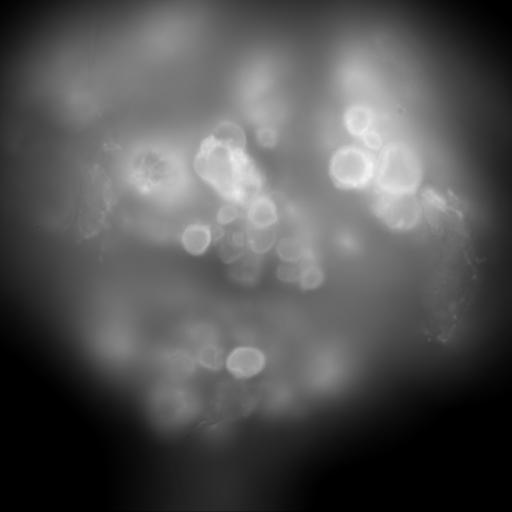
#> input picture study/test-top-10.jpg, 512 x 512 px, given in place of Run5_OnPoint_0005.tif, which was not available
$ python produceq25.py 5 5 5
#> lines starting #> are read from the running program, lines starting #| are printed output that depends on the picture; pictures that were not available may be replaced by others from this repository, and a replacement may not be noted
### rawimage.py
#!/usr/bin/python3

import numpy as np
import cv2
import config
import re
import os

def rawtile(r, m, s):
    '''RAWTILE - Filename for raw image
    fn = RAWTILE(r, m, s) returns the path of the raw image for given
    run/montage/slice.
    img = LOADIMAGE(RAWTILE(r, m, s)) returns the actual image as a
    16-bit 17100x17100-pixel image.'''
    return config.rawtile(r, m, s)

def scaledtile(r, m, s, q):
    '''SCALEDTILE - Filename for scaled raw image
    fn = SCALEDTILE(r, m, s, q) returns the path of the scaled raw image
    run/montage/slice at scale Q.
    If Q is 1, returns RAWTILE filename.'''
    if q==1:
        return rawtile(r, m, s)
    return f'{config.root}/scaled/Q{q}/R{r}/M{m}/S{s}.tif'

# [6 lines left out: function partialq5tile, not called in this run]

def loadimage(url):
    '''LOADIMAGE - Download an image from anywhere
    img = LOADIMAGE(url) downloads an image from anywhere.
    Result is grayscale. Bit depth is as from source.
    URL may also be a local file name (even without file:// prefix).
    For unknown reasons, opencv's imdecode is slower than imread, so
    file:// is much faster than http://, even if the file system is a
    remote sshfs mount.'''
    if url.startswith('file://'):
        url = url[7:]
    #return skimage.io.imread(url)
    if re.compile('^[a-z]+://').match(url):
        resp = urllib.request.Request(url=url)
        with urllib.request.urlopen(resp) as f:
            dat = f.read()
            dat = np.fromfile(f, dtype=np.uint8)
        return cv2.imdecode(dat, cv2.IMREAD_ANYDEPTH + cv2.IMREAD_GRAYSCALE)
    else:
        return cv2.imread(url, cv2.IMREAD_ANYDEPTH + cv2.IMREAD_GRAYSCALE)
#> returned value is the input picture: shape (512, 512); min 0, max 245, mean 83.6

def loadlocaltif(fn):
    return cv2.imread(fn, cv2.IMREAD_ANYDEPTH + cv2.IMREAD_GRAYSCALE)

# [14 lines left out: function ihist, not called in this run]

def to8bit(img, stretch=.1, ignorethr=None, subst=None):
    '''TO8BIT - Convert 16-bit image to 8 bits
    im8 = TO8BIT(im16) converts a 16-bit image to 8-bit format, clipping
    extreme values.
    Optional argument STRETCH determines what percentage of pixels gets
    clipped. Default is 0.1%.
    Alternatively, STRETCH can be a dict mapping source percentiles to
    8-bit values. For instance, STRETCH = { 50: 130, 75: 172 } means
    that the 50th percentile of the 16-bit image gets mapped to 8-bit
    value 130 and the 75th percentile to 172. Precisely two percentiles
    must be specified in this case.
    If optional argument IGNORETHR is given, pixels blacker than that
    value are ignored in the histogram calculation. Furthermore, if SUBST
    is given, those ignored pixels are assigned output value SUBST.
    Calling TO8BIT on an 8-bit image has no effect; the contrast is not
    stretched in that case and substitutions are not applied.'''
    if img.dtype==np.uint8:
        return img
    elif img.dtype==np.uint16:
        if ignorethr is None:
            hst = cv2.calcHist([img], [0], None, [65536], [0, 65536])
        else:
            hst = cv2.calcHist([img[img>=ignorethr]], [0], None, [65536],
                               [0, 65536])
        hst = np.cumsum(hst)
        scl = hst[-1]
        if type(stretch)==dict:
            if len(stretch)!=2:
                raise ValueError('Must have exactly two percentiles')
            kk = list(stretch.keys())
            kk.sort()
            p1 = np.searchsorted(hst, .01*kk[0]*scl)
            p2 = np.searchsorted(hst, .01*kk[1]*scl)
            v1 = stretch[kk[0]]
            v2 = stretch[kk[1]]
        else:
            p1 = np.searchsorted(hst, .01*stretch*scl)
            p2 = np.searchsorted(hst, (1-.01*stretch)*scl)
            v1 = 0
            v2 = 256
        lut = np.arange(65536)
        lut = v1 + (v2-v1) * (lut - p1) / (1 + p2 - p1)
        lut[lut<0] = 0
        lut[lut>255] = 255
        lut = lut.astype(np.uint8)
        res = lut[img]
        if subst is not None:
            res[img<ignorethr] = subst
        return res
    else:
        raise ValueError('Only 8 or 16 bit images are supported')

def iscale(img, n):
    '''ISCALE - Downscale an image
    im = ISCALE(img, n) downscales the image IMG by a factor N in both
    x- and y-directions using "area" interpolation.'''
#> called with n = 5
    y,x = img.shape
#> y = 512; x = 512
    Ky = y//n
#> Ky = 102
    Kx = x//n
#> Kx = 102
    if n*Ky<y or n*Kx<x:
        img = img[0:n*Ky,0:n*Kx]
    return cv2.resize(img, (Kx, Ky), interpolation=cv2.INTER_AREA)
#> returned value: shape (102, 102)

# [15 lines left out: function ipad, not called in this run]

def saveimage(img, ofn, qual=None):
    '''SAVEIMAGE - Save an image to disk
    SAVEIMAGE(img, fn) saves the image to disk.
    Optional argument QUAL (0..100) specifies quality for
    jpeg output.
    Unlike LOADIMAGE, SAVEIMAGE can only save to local file, not to URL.'''
    if qual is None:
        cv2.imwrite(ofn, img)
    else:
        cv2.imwrite(ofn, img, (cv2.IMWRITE_JPEG_QUALITY, qual))

def scaledraw(r, m, s, q=25):
    url = f'http://leechem.caltech.edu:9090/scaledraw/r{r}/m{m}/s{s}/q{q}.jpg'
    return loadimage(url)

# [12 lines left out: function betaimg, not called in this run]

def partialq5img(r, m, s, ix, iy):
    return loadimage(partialq5tile(r, m, s, ix, iy))

# [19 lines left out: functions q5subimg2x2, fullq5img, not called in this run]

def q25img(r, m, s):
    return loadimage(scaledtile(r, m, s, 25))

# [6 lines left out: function fullq1img, not called in this run]


### copro.py
#!/usr/bin/python3

from pathlib import Path
import fcntl
import re
import os
import time
import sys

def fileexists(fn):
    '''FILEEXISTS - Check if file exists
    FILEEXISTS(fn) returns True if the path FN exists, otherwise False.'''
    return Path(fn).exists()

def ensuredirfor(fn):
    '''ENSUREDIRFOR - Ensure that directory exists for file to be saved
    ENSUREDIRFOR(fn) makes sure that all parent directories of FN exist.'''
    d = Path(fn).parent
    if not d.exists():
        d.mkdir(parents=True, exist_ok=True)

def openlocked(fn):
    '''OPENLOCKED - Open a file and lock it
    fd = OPENLOCKED(fn) opens the file FN and immediately locks it for
    exclusive use. If FN did not exist, it is created.
    All the usual warnings about Linux file locking apply. Mainly intended
    for internal use on temporary lock files.'''
    ensuredirfor(fn)
    fd = open(fn, 'a+')
    fcntl.flock(fd, fcntl.LOCK_EX)
    return fd

def unlockandunlink(fn, fd):
    '''UNLOCKANDUNLINK - Release a lock, close, and delete file
    UNLOCKANDUNLINK(fn, fd) releases the lock on the given file, closes the
    file handle, and deletes the file. This is the complement of OPENLOCKED.'''
    fcntl.lockf(fd, fcntl.LOCK_UN)
    fd.close()
    os.remove(fn)

class CoPro:
    '''COPRO - Smoothen out coproducing files
'''
    def __init__(self):
        pass
    # [6 lines left out: function check, not called in this run]

    def ensure(self, pars):
        '''ENSURE - Make sure that output exists
        ENSURE(pars) checks that the product specified by PARS exists, and,
        if not, sets out to produce it, which may take an arbitrary amount
        of time.
        If another running CoPro is already working on producing the same
        product, this instance simply waits for that other process to
        complete.
        If the production fails, an exception will be raised.'''
        fn = self.filename(pars)
        if fileexists(fn):
            return
        lck = fn + '.lck'
        fd = openlocked(lck)
        if not fileexists(fn):
            # This is not a given: Someone else produced it in the mean time
            try:
                p = Path(fn)
                ex = p.suffix
                tmp = fn + '-tmp' + ex
                self.produce(pars, tmp)
                os.rename(tmp, fn)
            except:
                try:
                    os.unlink(tmp)
                except:
                    pass
                unlockandunlink(lck, fd)
                raise
            unlockandunlink(lck, fd)

    # [22 lines left out: functions filename, produce, not called in this run]


### config.py
#!/usr/bin/python

# Directory for all output and most intermediate files
root = '/lsi2/dw/170428'

# Directory for intermediate files for movie creation
tmproot = '/home/wagenaar/tmp'

# Information about postgres database
database = 'align170428'
dbhost = 'localhost'
dbuser = 'wagenaar'

def rawtile(r, m, s):
    '''RAWTILE - Filename for raw image
    fn = RAWTILE(r, m, s) returns the path of the raw image for given
    run/montage/slice.'''
    root = '/lsi1/push/170428-SBEM'
    if r==40 and s<143:
        return f'{root}/Run{r}/Montage_{m:03}/Prefix_OnPoint_{s:04}.tif'
    elif r==11:
        return f'{root}/Run{r}/Montage_{m:03}/Run{r}_OnPoint_OnPoint_{s:04}.tif'
    else:
        return f'{root}/Run{r}/Montage_{m:03}/Run{r}_OnPoint_{s:04}.tif'

# [5 lines left out: function ncolumns, not called in this run]

### produceq25.py
#!/usr/bin/python3

import copro
import config
import rawimage
from pathlib import Path

def produceq25(r, m, s, ofn=None):
    print('Working on Q25 run %i montage %i slice %i' % (r,m,s))
    ifn = rawimage.rawtile(r, m, s)
    img = rawimage.loadimage(ifn)
    img = rawimage.iscale(img, 5)
    if r==25 and s>140:
        img = rawimage.to8bit(img, .1, 15000,200)
    else:
        img = rawimage.to8bit(img, .1)

    # Create 5x5 subtiles at 1/5th
    Y,X = img.shape
#> Y = 102; X = 102
    R = Y//5
#> R = 20
    ofntmpl = Path(rawimage.scaledtile(r, m, s, 5))
    copro.ensuredirfor(str(ofntmpl))
    for x in range(5):
        for y in range(5):
            imti = img[R*y:R*(y+1), R*x:R*(x+1)]
            ofnti = str(ofntmpl.with_suffix('.%i%i.tif' % (x, y)))
            rawimage.saveimage(imti, ofnti)
#> this loop made 5 passes
#> pass 1, in saveimage, `cv2.imwrite(ofn, img)`:
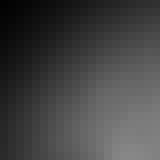
#> saved as S5.00.tif: shape (20, 20) (shown 8 times larger); min 2, max 135, mean 67.3
#> pass 1, in saveimage (call 2), `cv2.imwrite(ofn, img)`:
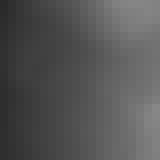
#> saved as S5.01.tif: shape (20, 20) (shown 8 times larger); min 42, max 135, mean 85
#> pass 1, in saveimage (call 3), `cv2.imwrite(ofn, img)`:
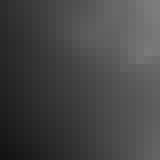
#> saved as S5.02.tif: shape (20, 20) (shown 8 times larger); min 19, max 124, mean 69.5
#> pass 1, in saveimage (call 4), `cv2.imwrite(ofn, img)`:
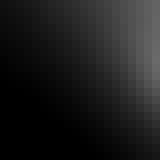
#> saved as S5.03.tif: shape (20, 20) (shown 8 times larger); min 0, max 105, mean 28.7
#> after the loop:
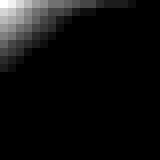
#> imti: shape (20, 20) (shown 8 times larger); min 0, max 18, mean 1.02; drawn with min black and max white
#> (the run stopped early here; a loop or call above may not have finished)
